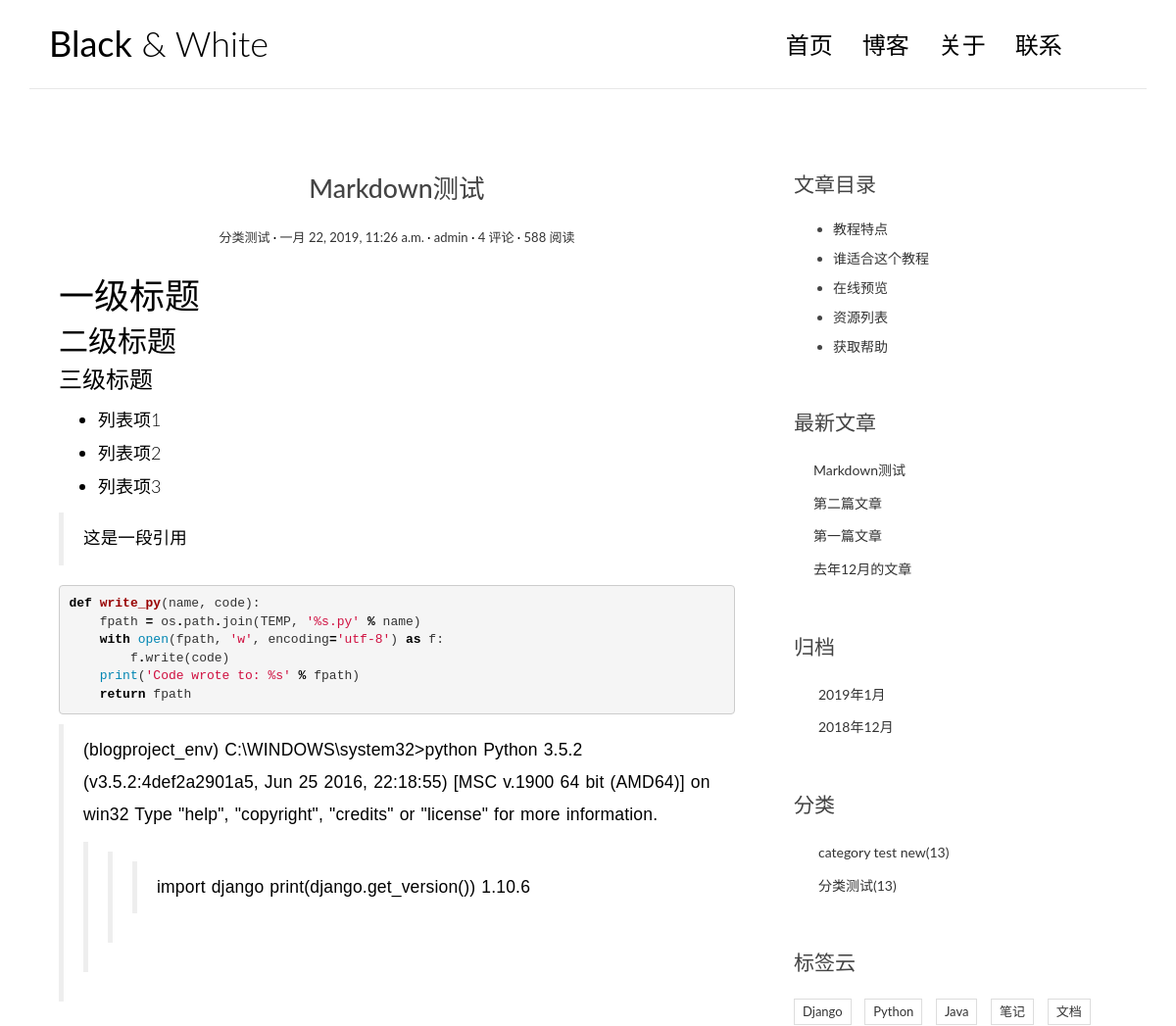
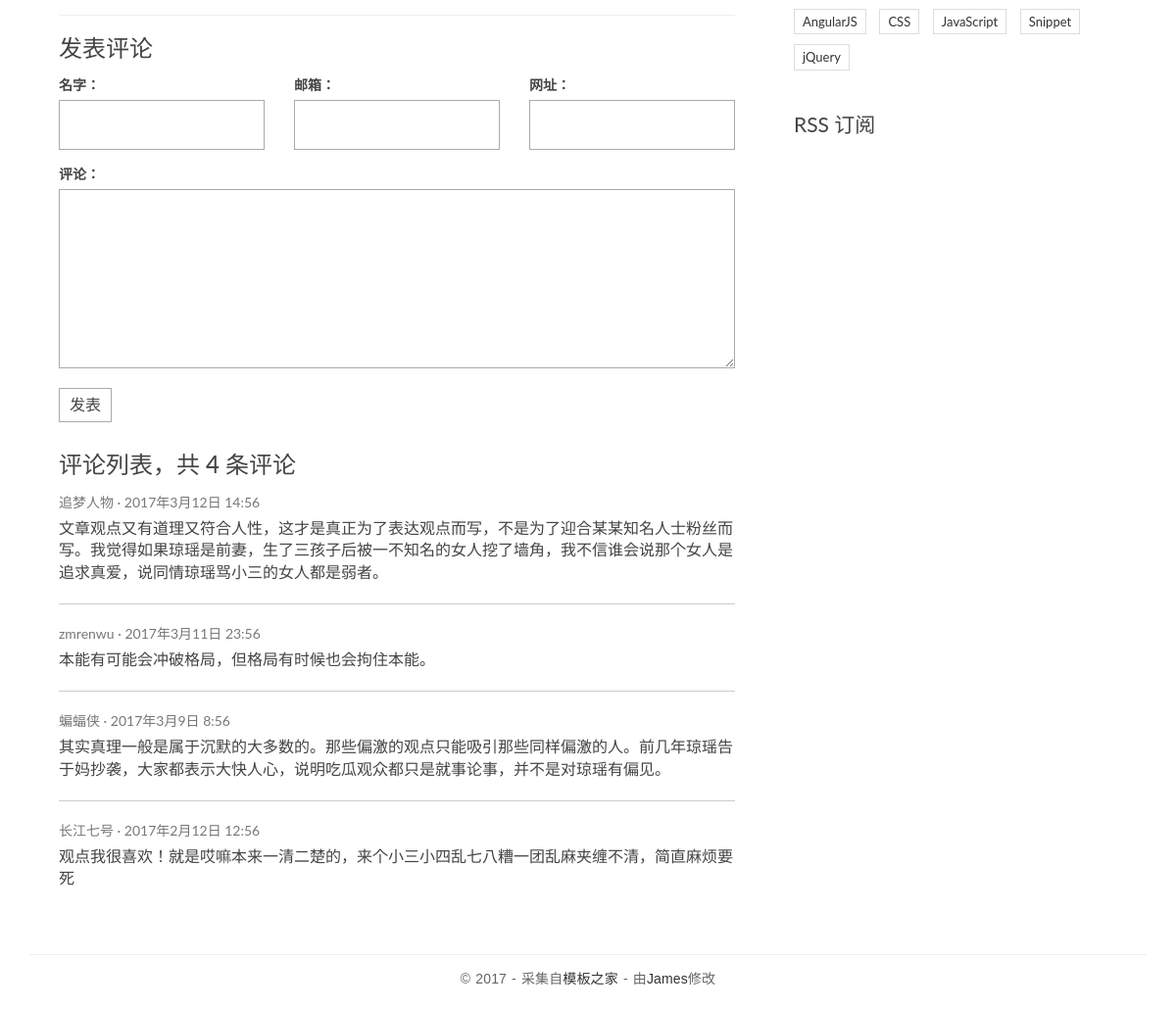
The app's page /post/4/ with its own data (2 pictures, top to bottom).
### blog/models.py (models this page shows, shortened)
class Post(models.Model):
    title = models.CharField(max_length=70)
    body = models.TextField()
    created_time = models.DateTimeField()
    modified_time = models.DateTimeField()
    excerpt = models.CharField(max_length=200, blank=True)
    category = models.ForeignKey(Category)
    tags = models.ManyToManyField(Tag, blank=True)
    author = models.ForeignKey(User)
    def get_absolute_url(self):
        return reverse('blog:detail', kwargs={'pk': self.pk})

class Category(models.Model):
    name = models.CharField(max_length=100)

### blog/views.py (the view)
# urls.py: url(r'^post/(?P<pk>[0-9]+)/$', views.detail, name='detail'),
def detail(request, pk):
    post = get_object_or_404(Post, pk=pk)
    post.body = markdown.markdown(post.body,
                                  extensions=[
                                      'markdown.extensions.extra',
                                      'markdown.extensions.codehilite',
                                      'markdown.extensions.toc',
                                  ])
    return render(request, 'blog/detail.html', context={'post': post})

### blog/templatetags/blog_tags.py (called while the page is built)
@register.simple_tag
def get_recent_posts(num=5):
    return Post.objects.all().order_by('-created_time')[:num]

@register.simple_tag
def archives():
    return Post.objects.dates('created_time', 'month', order='DESC')

@register.simple_tag
def get_categories():
    return Category.objects.all()

### templates/blog/detail.html
{% extends 'base.html' %}
{% block main %}
    <article class="post post-{{ post.pk }}">
        <header class="entry-header">
            <h1 class="entry-title">{{ post.title }}</h1>
            <div class="entry-meta">
                <span class="post-category"><a href="#">{{ post.category.name}}</a></span>
                <span class="post-date"><a href="#"><time class="entry-date"
                                                          datetime="{{ post.created_time }}">{{ post.created_time }}</time></a></span>
                <span class="post-author"><a href="#">{{ post.author }}</a></span>
                <span class="comments-link"><a href="#">4 评论</a></span>
                <span class="views-count"><a href="#">588 阅读</a></span>
            </div>
        </header>
        <div class="entry-content clearfix">
            {{ post.body|safe }}
        </div>
    </article>
    <section class="comment-area" id="comment-area">
        <hr>
        <h3>发表评论</h3>
        <form action="#" method="post" class="comment-form">
            <div class="row">
                <div class="col-md-4">
                    <label for="id_name">名字：</label>
                    <input type="text" id="id_name" name="name" required>
                </div>
                <div class="col-md-4">
                    <label for="id_email">邮箱：</label>
                    <input type="email" id="id_email" name="email" required>
                </div>
                <div class="col-md-4">
                    <label for="id_url">网址：</label>
                    <input type="text" id="id_url" name="url">
                </div>
                <div class="col-md-12">
                    <label for="id_comment">评论：</label>
                    <textarea name="comment" id="id_comment" required></textarea>
                    <button type="submit" class="comment-btn">发表</button>
                </div>
            </div>
        </form>
        <div class="comment-list-panel">
            <h3>评论列表，共 <span>4</span> 条评论</h3>
            <ul class="comment-list list-unstyled">
                <li class="comment-item">
                    <span class="nickname">追梦人物</span>
                    <time class="submit-date" datetime="2012-11-09T23:15:57+00:00">2017年3月12日 14:56</time>
                    <div class="text">
                        文章观点又有道理又符合人性，这才是真正为了表达观点而写，不是为了迎合某某知名人士粉丝而写。我觉得如果琼瑶是前妻，生了三孩子后被一不知名的女人挖了墙角，我不信谁会说那个女人是追求真爱，说同情琼瑶骂小三的女人都是弱者。
                    </div>
                </li>
                <li class="comment-item">
                    <span class="nickname">zmrenwu</span>
                    <time class="submit-date" datetime="2012-11-09T23:15:57+00:00">2017年3月11日 23:56</time>
                    <div class="text">
                        本能有可能会冲破格局，但格局有时候也会拘住本能。
                    </div>
                </li>
                <li class="comment-item">
                    <span class="nickname">蝙蝠侠</span>
                    <time class="submit-date" datetime="2012-11-09T23:15:57+00:00">2017年3月9日 8:56</time>
                    <div class="text">
                        其实真理一般是属于沉默的大多数的。那些偏激的观点只能吸引那些同样偏激的人。前几年琼瑶告于妈抄袭，大家都表示大快人心，说明吃瓜观众都只是就事论事，并不是对琼瑶有偏见。
                    </div>
                </li>
                <li class="comment-item">
                    <span class="nickname">长江七号</span>
                    <time class="submit-date" datetime="2012-11-09T23:15:57+00:00">2017年2月12日 12:56</time>
                    <div class="text">
                        观点我很喜欢！就是哎嘛本来一清二楚的，来个小三小四乱七八糟一团乱麻夹缠不清，简直麻烦要死
                    </div>
                </li>
            </ul>
        </div>
    </section>
{% endblock main %}
{% block toc %}
    <div class="widget widget-content">
        <h3 class="widget-title">文章目录</h3>
        <ul>
            <li>
                <a href="#">教程特点</a>
            </li>
            <li>
                <a href="#">谁适合这个教程</a>
            </li>
            <li>
                <a href="#">在线预览</a>
            </li>
            <li>
                <a href="#">资源列表</a>
            </li>
            <li>
                <a href="#">获取帮助</a>
            </li>
        </ul>
    </div>
{% endblock toc %}

### templates/base.html (shortened to what this page needs)
{% load staticfiles %}
{% load blog_tags %}
<!DOCTYPE html>
<html>
<head>
    <link rel="stylesheet" href="http://code.ionicframework.com/ionicons/2.0.1/css/ionicons.min.css">
    <link rel="stylesheet" href="{% static 'blog/css/bootstrap.min.css' %}">
    <link rel="stylesheet" href="{% static 'blog/css/pace.css' %}">
    <link rel="stylesheet" href="{% static 'blog/css/custom.css' %}">
    <link rel="stylesheet" href="{% static 'blog/css/highlights/github.css' %}">
</head>
<body>
<div class="container">
    <header id="site-header">
        <div class="row">
            <div class="col-md-4 col-sm-5 col-xs-8">
                <div class="logo">
                    <h1><a href="index.html"><b>Black</b> &amp; White</a></h1>
                </div>
            </div>
            <div class="col-md-8 col-sm-7 col-xs-4">
                <nav class="main-nav" role="navigation">
                    <div class="collapse navbar-collapse" id="bs-example-navbar-collapse-1">
                        <ul class="nav navbar-nav navbar-right">
                            <li class="cl-effect-11"><a href="index.html" data-hover="首页">首页</a></li>
                            <li class="cl-effect-11"><a href="full-width.html" data-hover="博客">博客</a></li>
                            <li class="cl-effect-11"><a href="about.html" data-hover="关于">关于</a></li>
                            <li class="cl-effect-11"><a href="contact.html" data-hover="联系">联系</a></li>
                        </ul>
                    </div>
                </nav>
            </div>
        </div>
    </header>
</div>
<div class="content-body">
    <div class="container">
        <div class="row">
            <main class="col-md-8">
                {% block main %}
                {% endblock main %}
            </main>
            <aside class="col-md-4">
                {% block toc %}
                {% endblock toc %}
                <div class="widget widget-recent-posts">
                    <h3 class="widget-title">最新文章</h3>
                    {% get_recent_posts as recent_post_list %}
                    <ul>
                        {% for post in recent_post_list %}
                        <li>
                            <a href="{{ post.get_absolute_url }}">{{ post.title }}</a>
                        </li>
                        {% empty %}
                        暂无文章！
                        {% endfor %}
                    </ul>
                </div>
                <div class="widget widget-archives">
                    <h3 class="widget-title">归档</h3>
                    {% archives as date_list %}
                    <ul>
                        {% for date in date_list %}
                        <li>
                            <a href="{% url 'blog:archives' date.year date.month %}">
                                {{ date.year }}年{{ date.month }}月
                            </a>
                        </li>
                        {% empty %}
                        暂无归档！
                        {% endfor %}
                    </ul>
                </div>
                <div class="widget widget-category">
                    <h3 class="widget-title">分类</h3>
                    {% get_categories as category_list %}
                    <ul>
                        {% for category in category_list %}
                        <li>
                            <a href="{% url 'blog:category' category.pk %}">
                                {{ category.name }}<span class="post-count">(13)</span>
                            </a>
                        </li>
                        {% empty %}
                        暂无分类！
                        {% endfor %}
                    </ul>
                </div>
                <div class="widget widget-tag-cloud">
                    <h3 class="widget-title">标签云</h3>
                    <ul>
                        <li>
                            <a href="#">Django</a>
                        </li>
                        <li>
                            <a href="#">Python</a>
                        </li>
                        <li>
                            <a href="#">Java</a>
                        </li>
                        <li>
                            <a href="#">笔记</a>
                        </li>
                        <li>
                            <a href="#">文档</a>
                        </li>
                        <li>
                            <a href="#">AngularJS</a>
                        </li>
                        <li>
                            <a href="#">CSS</a>
                        </li>
                        <li>
                            <a href="#">JavaScript</a>
                        </li>
                        <li>
                            <a href="#">Snippet</a>
                        </li>
                        <li>
                            <a href="#">jQuery</a>
                        </li>
                    </ul>
                </div>
                <div class="rss">
                    <a href=""> RSS 订阅</a>
                </div>
            </aside>
        </div>
    </div>
</div>
<footer id="site-footer">
    <div class="container">
        <div class="row">
            <div class="col-md-12">
                <p class="copyright">&copy 2017 - 采集自<a href="http://www.cssmoban.com/"
                                                        target="_blank" title="模板之家">模板之家</a>
                    - 由<a href="#" title="网页模板" target="_blank">James</a>修改
                </p>
            </div>
        </div>
    </div>
</footer>
</body>
</html>

### blog/static/blog/css/custom.css (style rules this page uses)
* { outline: none; }
h1, h2, h3, h4, h5, h6 { margin-top: 0; }
b { font-weight: 400; }
a { color: #333; }
body { color: #444; font-family: 'Lato', sans-serif; }
p { font-family: 'Ubuntu', sans-serif; font-weight: 400; word-spacing: 1px; letter-spacing: 0.01em; }
#site-header { background-color: #FFF; padding: 25px 20px; margin-bottom: 40px; border-bottom: 1px solid #e7e7e7; }
.logo h1 a { color: #000; }
.logo h1 { margin: 0; font-family: 'Lato', sans-serif; font-weight: 300; }
.main-nav { margin-top: 11px; max-width: 95%; }
.main-nav a { color: #000000 !important; padding: 0 0 5px 0 !important; margin-right: 30px; font-family: 'Lato', sans-serif; font-weight: 300; font-size: 24px; }
.cl-effect-11 a { padding: 10px 0; color: #0972b4; text-shadow: none; }
.cl-effect-11 a::before { position: absolute; top: 0; left: 0; overflow: hidden; padding: 0 0 5px 0 !important; max-width: 0; border-bottom: 1px solid #000; color: #000; content: attr(data-hover); white-space: nowrap; -webkit-transition: max-width 0.5s; -moz-transition: max-width 0.5s; transition: max-width 0.5s; }
.content-body { padding-bottom: 4em; }
.post { background: #fff; padding: 30px 30px 0; }
.entry-title { text-align: center; font-size: 1.9em; margin-bottom: 20px; line-height: 1.6; padding: 10px 20px 0; }
.entry-meta { text-align: center; color: #DDDDDD; font-size: 13px; margin-bottom: 30px; }
.entry-content { font-size: 18px; line-height: 1.9; font-weight: 300; color: #000; }
.post-category::after, .post-date::after, .post-author::after, .comments-link::after { content: ' ·'; color: #000; }
.widget { background: #fff; padding: 30px 0 0; }
.widget-title { font-size: 1.5em; margin-bottom: 20px; line-height: 1.6; padding: 10px 0 0; font-weight: 400; }
.widget-recent-posts ul { padding: 0; margin: 0; padding-left: 20px; }
.widget-recent-posts ul li { list-style-type: none; position: relative; line-height: 170%; margin-bottom: 10px; }
.widget-recent-posts ul li::before { content: '\f3d3'; font-family: "Ionicons"; position: absolute; left: -17px; top: 3px; font-size: 16px; color: #000; }
.widget-archives ul { padding: 0; margin: 0; padding-left: 25px; }
.widget-archives ul li { list-style-type: none; position: relative; line-height: 170%; margin-bottom: 10px; }
.widget-archives ul li::before { content: '\f3f3'; font-family: "Ionicons"; position: absolute; left: -25px; top: 1px; font-size: 16px; color: #000; }
.widget-category ul { padding: 0; margin: 0; padding-left: 25px; }
.widget-category ul li { list-style-type: none; position: relative; line-height: 170%; margin-bottom: 10px; }
.widget-category ul li::before { content: '\f3fe'; font-family: "Ionicons"; position: absolute; left: -25px; top: 1px; font-size: 18px; color: #000; }
.widget-tag-cloud ul { padding: 0; margin: 0; margin-right: -10px; }
.widget-tag-cloud ul li { list-style-type: none; font-size: 13px; display: inline-block; margin-right: 10px; margin-bottom: 10px; padding: 3px 8px; border: 1px solid #ddd; }
.widget-content ul li { margin-bottom: 10px; }
.rss { font-size: 21px; margin-top: 30px; }
.rss a { color: #444; }
#site-footer { padding-top: 10px; padding: 0 0 1.5em 0; }
.copyright { text-align: center; padding-top: 1em; margin: 0; border-top: 1px solid #eee; color: #666; }
.contact-form input, .comment-form input { border: 1px solid #aaa; margin-bottom: 15px; width: 100%; padding: 15px 15px; font-size: 16px; line-height: 100%; transition: 0.4s border-color linear; }
.contact-form textarea, .comment-form textarea { border: 1px solid #aaa; margin-bottom: 15px; width: 100%; padding: 15px 15px; font-size: 16px; line-height: 20px !important; min-height: 183px; transition: 0.4s border-color linear; }
.comment-area { padding: 0 30px 0; }
.comment-form { margin-top: 15px; }
.comment-form .comment-btn { background-color: #fff; border: 1px solid #aaa; font-size: 16px; padding: 5px 10px; }
.comment-list-panel { margin-top: 30px; }
.comment-list { margin-top: 15px; }
.comment-item:not(:last-child) { border-bottom: 1px #ccc solid; margin-bottom: 20px; padding-bottom: 20px; }
.comment-item .nickname, .comment-item .submit-date { color: #777; font-size: 14px; }
.comment-item .nickname:after { content: ' ·'; }
.comment-item .text { padding-top: 5px; font-size: 16px; }

### records on screen
Post: title "Markdown测试", category.name "分类测试", created_time "一月 22, 2019, 11:26 a.m.", author "admin", body "一级标题 二级标题 三级标题 列表项1 列表项2 列表项3 这是一段引用 def write_py ( name , code ): fpath = os . path . join ( TEMP , ' %s .py' % name ) with open ( fpath , 'w' , encoding = 'utf-8' ) as f : f . write ( code ) print ( 'Code wrote to: %s ' % fpath ) return fpath (blogproject_env) C:\\WINDOWS\\system32>python Python 3.5.2 (v3.5.2:4def2a2901a5, Jun 25 2016, 22:18:55) [MSC v.1900 64 bit (AMD64)] on win32 Type \"help\", \"copyright\", \"credits\" or \"license\" for more information. import django print(django.get_version()) 1.10.6"
Post: title "第二篇文章"
Post: title "第一篇文章"
Post: title "去年12月的文章"
Category: name "category test new"
Category: name "分类测试"

### other values on screen
{{ date.year }} "2019" "2018"
{{ date.month }} "1" "12"
